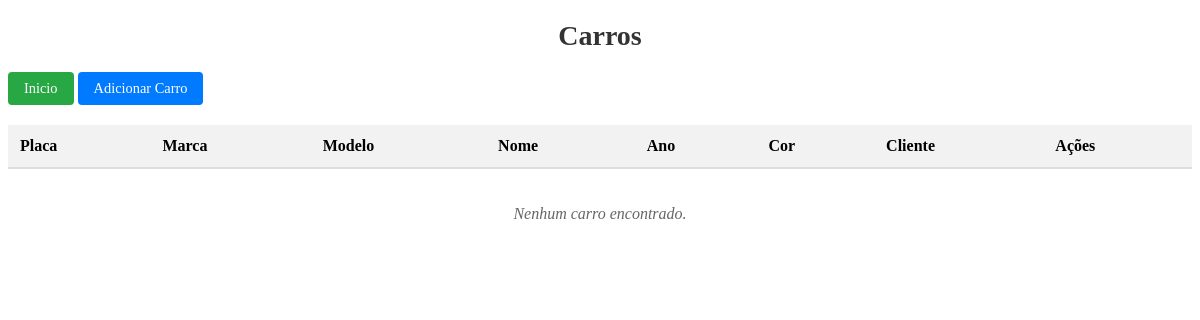
The page /carros/ (signed in) on the database as committed earlier.
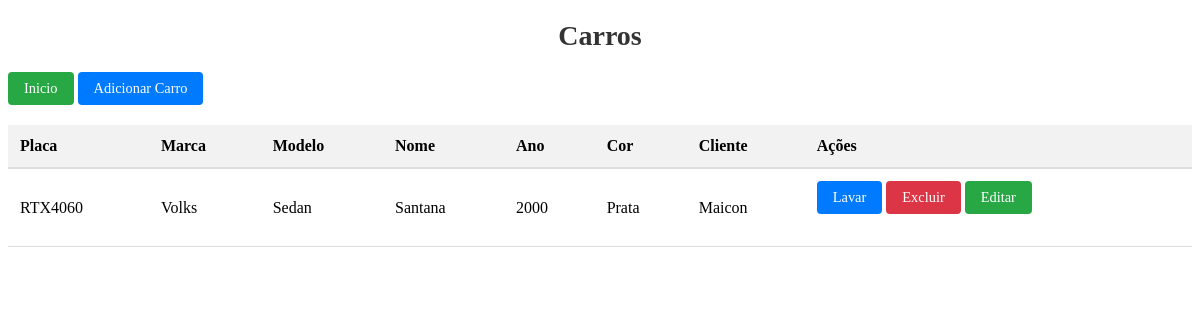
The same page on the database as committed later.
### carro/models.py (models this page shows, shortened)
class Carro(models.Model):
    user = models.ForeignKey(User, on_delete=models.CASCADE, related_name='carros')
    cliente = models.ForeignKey(Cliente, on_delete=models.CASCADE, related_name='carros')
    nome = models.CharField(max_length=100, blank=True)
    marca = models.CharField(max_length=100)
    modelo = models.CharField(max_length=100)
    ano = models.IntegerField()
    cor = models.CharField(max_length=50)
    placa = models.CharField(max_length=10, unique=True)

### cliente/models.py (models this page shows, shortened)
class Cliente(models.Model):
    user = models.ForeignKey(User, on_delete=models.CASCADE, related_name='clientes')
    nome = models.CharField(max_length=255)
    cpf = models.CharField(max_length=11, unique=True)
    telefone = models.CharField(max_length=15)
    endereco = models.CharField(max_length=255)

### carro/views.py (the view)
# urls.py: path('', views.listar_carro, name='listar_carro'),
@login_required
def listar_carro(request):
    carros = Carro.objects.filter(user=request.user)
    return render(request, 'listar_carro.html', {'carros': carros})

### carro/templates/listar_carro.html (shortened to what this page needs)
<!DOCTYPE html>
<html lang="en">
<head>
    {% load static %}
    <link rel="stylesheet" href="{% static 'css/listar_carro.css' %}">
</head>
<body>
    <h1>Carros</h1>
    <a href="{% url 'plataforma' %}" class="btn-acao editar">Inicio</a>
    <a href="{% url 'adicionar_carro' %}" class="btn-acao aprovar">Adicionar Carro</a>
    <table>
        <thead>
            <tr>
                <th>Placa</th>
                <th>Marca</th>
                <th>Modelo</th>
                <th>Nome</th>
                <th>Ano</th>
                <th>Cor</th>
                <th>Cliente</th>
                <th>Ações</th>
            </tr>
        </thead>
        <tbody>
            {% for carro in carros %}
            <tr>
                <td>{{ carro.placa }}</td>
                <td>{{ carro.marca }}</td>
                <td>{{ carro.modelo }}</td>
                <td>{{ carro.nome }}</td>
                <td>{{ carro.ano }}</td>
                <td>{{ carro.cor }}</td>
                <td>{{ carro.cliente.nome }}</td>
                <td>
                    <a href="{% url 'adicionar_lavagem' carro.id %}" class="btn-acao aprovar ">Lavar</a>
                    <a href="{% url 'excluir_carro' carro.id %}" class="btn-acao excluir">Excluir</a>
                    <a href="{% url 'editar_carro' carro.id %}" class="btn-acao editar">Editar</a>
                </td>
            </tr>
            {% endfor %}
        </tbody>
    </table>
    {% if carros|length == 0 %}
    <p class="nenhuma-notificacao">Nenhum carro encontrado.</p>
    {% endif %}
</body>
</html>

Rows that differ between the two databases and show on the page:
now on this page (row edited): Carro: placa "RTX4060", marca "Volks", modelo "Sedan", nome "Santana", ano "2000", cor "Prata", cliente.nome "Maicon"
Other text that changed with them:
text no longer shown: "Nenhum carro encontrado."
